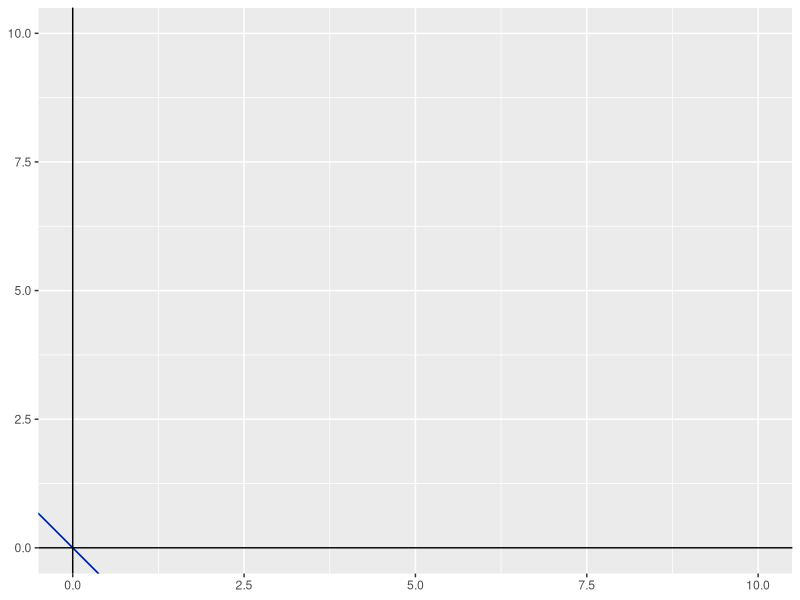
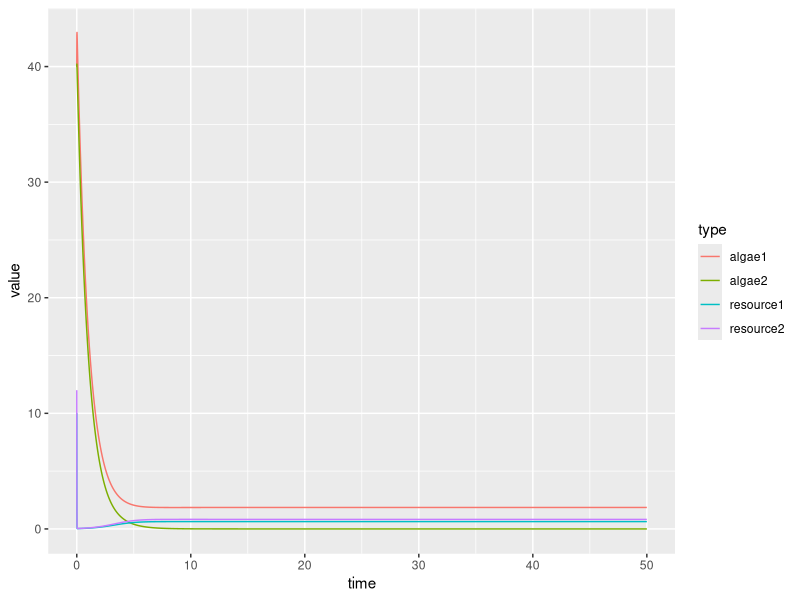

Generate these figures, in order, with R:
### growth functions
library(deSolve)
library(tidyverse)
library(cowplot)




R1_input = 10
R2_input = 12
D1_input = 1
D2_input = 1
N1_input = 40
N2_input = 40
f11_input = 4
f21_input = 0.4
f12_input = 3
f22_input = 0.4
a12_input = 0.2
a22_input = 0.3
a11_input = 0.2
a21_input = 0.4
S_input = 10
c1_input = 0.5
c2_input = 0.5

Rstar1 <- D1_input/(f11_input*a11_input)
ZNGI_1_slope <- (-f11_input*a11_input)/(f12_input*a12_input)
ZNGI_1_intercept <- (D1_input - f11_input*a11_input*Rstar1)/(f12_input*a12_input)


Rstar2 <- D2_input/(f21_input*a21_input)
ZNGI_2_slope <- (-f21_input*a21_input)/(f22_input*a22_input)
ZNGI_2_intercept <- (D2_input - f21_input*a21_input*Rstar2)/(f22_input*a22_input)

ggplot() +
	geom_abline(slope = ZNGI_1_slope, intercept = ZNGI_1_intercept, color = "green") +
	geom_abline(slope = ZNGI_2_slope, intercept = ZNGI_2_intercept, color = "blue") +
	ylim(0, 10) +xlim(0, 10) + geom_hline(yintercept = 0) + geom_vline(xintercept = 0) + coord_cartesian()



# logistic <- function(R1_input = 10, R2_input = 20, D1_input = 0,  D2_input = 0,
# 					 N1_input = 40, N2_input = 40, f11_input = 0.4, f21_input = 0.3,
# 					 f12_input = 0.3, f22_input = 0.3, 
# 					 a12_input = 0.7, a22_input = 0.1,
# 					 a11_input = 0.2, a21_input = 0.5,
# 					 S_input = 5, c1_input = 0.2, c2_input = 0.2){
	
	dNRdt <-  function(t, state, parameters) {
		with(
			as.list(c(state,parameters)),{
				dN1 = N1 * (f11*a11*R1 + f12*a12*R2 - D1) 
				dN2 = N2 * (f21*a21*R1 + f22*a22*R2 - D2)  #algae
				dR1 = c1 * (S - R1) - (f11*N1*R1 + f21*N2*R1) 
				dR2 = c2 * (S - R2) - (f12*N1*R2 + f22*N2*R2) #resource
				return(list(c(dN1, dN2, dR1, dR2)))			
			}
		)
	}
	
	
	parameters <-  c(R1 = R1_input, R2= R2_input, D1 = D1_input, D2 = D2_input,
					 N1= N1_input, N2 = N2_input, f11 = f11_input, f21 = f21_input,
					 f12 = f12_input, f22 = f22_input, 
					 a12 = a12_input, a22 = a22_input,
					 a11 = a11_input, a21 = a21_input,
					 S = S_input, c1 = c1_input, c2 = c2_input)
	state <-  c(N1 = N1_input, N2 = N2_input, R1 = R1_input,  R2 = R2_input) ## initial conditions
	time <-  seq(from = 0, to = 50, by = 0.01) 
	
	## solve numerically
	out <- ode(y = state, times = time, func = dNRdt, parms = parameters)
	
	## tidy up the output and plot
	out.df <- as.data.frame(out) %>%
		rename(algae1 = N1,
			   algae2 = N2,
			   resource1 = R1,
			   resource2 = R2) %>% 
		gather(key = type, value = value, algae1, algae2, resource1, resource2)
	# Return to the main program, passing back the timeseries of P   
	# return(out.df)
# }




out.df %>% 
	# filter(type == "resource2") %>% 
	ggplot(aes( x= time, y = value, color = type)) + geom_line()
